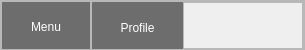
     <widget class="QFrame" name="frame">
      <property name="minimumSize">
       <size>
        <width>0</width>
        <height>50</height>
       </size>
      </property>
      <property name="maximumSize">
       <size>
        <width>16777215</width>
        <height>50</height>
       </size>
      </property>
      <property name="styleSheet">
       <string notr="true"/>
      </property>
      <property name="frameShape">
       <enum>QFrame::StyledPanel</enum>
      </property>
      <property name="frameShadow">
       <enum>QFrame::Raised</enum>
      </property>
      <layout class="QHBoxLayout" name="horizontalLayout_3">
       <property name="spacing">
        <number>0</number>
       </property>
       <property name="leftMargin">
        <number>0</number>
       </property>
       <property name="topMargin">
        <number>0</number>
       </property>
       <property name="rightMargin">
        <number>0</number>
       </property>
       <property name="bottomMargin">
        <number>0</number>
       </property>
       <item>
        <widget class="QFrame" name="frame_4">
         <property name="maximumSize">
          <size>
           <width>600</width>
           <height>16777215</height>
          </size>
         </property>
         <property name="frameShape">
          <enum>QFrame::StyledPanel</enum>
         </property>
         <property name="frameShadow">
          <enum>QFrame::Raised</enum>
         </property>
         <layout class="QHBoxLayout" name="horizontalLayout_14">
          <property name="spacing">
           <number>0</number>
          </property>
          <property name="leftMargin">
           <number>0</number>
          </property>
          <property name="topMargin">
           <number>0</number>
          </property>
          <property name="rightMargin">
           <number>0</number>
          </property>
          <property name="bottomMargin">
           <number>0</number>
          </property>
          <item>
           <widget class="QPushButton" name="Btn_Menu">
            <property name="minimumSize">
             <size>
              <width>88</width>
              <height>50</height>
             </size>
            </property>
            <property name="styleSheet">
             <string notr="true">QPushButton {
	border: 0px solid;
	background-color: rgb(109, 109, 109);
	
	color: rgb(255, 255, 255);
}
QPushButton:hover {
	background-color: rgb(136, 136, 136);

}
QPushButton:pressed {	
	background-color: rgb(85, 170, 255);
}</string>
            </property>
            <property name="text">
             <string>Menu</string>
            </property>
            <property name="icon">
             <iconset>
              <normaloff>C:/Users/Scitecever/.designer/backup/icons/20x20/cil-menu.png</normaloff>C:/Users/Scitecever/.designer/backup/icons/20x20/cil-menu.png</iconset>
            </property>
            <property name="iconSize">
             <size>
              <width>20</width>
              <height>20</height>
             </size>
            </property>
           </widget>
          </item>
          <item>
           <widget class="QStackedWidget" name="stackedWidget_MenuBar_1">
            <widget class="QWidget" name="page">
             <widget class="QPushButton" name="Btn_HomePage">
              <property name="geometry">
               <rect>
                <x>20</x>
                <y>10</y>
                <width>75</width>
                <height>23</height>
               </rect>
              </property>
              <property name="styleSheet">
               <string notr="true">QPushButton {
	border: 0px solid;
	background-color: rgb(109, 109, 109);
	border-radius: 3px;
	color: rgb(255, 255, 255);
}
QPushButton:hover {
	background-color: rgb(136, 136, 136);

}
QPushButton:pressed {	
	background-color: rgb(85, 170, 255);
}</string>
              </property>
              <property name="text">
               <string>Home Page</string>
              </property>
             </widget>
             <widget class="QPushButton" name="Btn_XMLPage">
              <property name="geometry">
               <rect>
                <x>120</x>
                <y>10</y>
                <width>75</width>
                <height>23</height>
               </rect>
              </property>
              <property name="styleSheet">
               <string notr="true">QPushButton {
	border: 0px solid;
	background-color: rgb(109, 109, 109);
	border-radius: 3px;
	color: rgb(255, 255, 255);
}
QPushButton:hover {
	background-color: rgb(136, 136, 136);

}
QPushButton:pressed {	
	background-color: rgb(85, 170, 255);
}</string>
              </property>
              <property name="text">
               <string>XML Page</string>
              </property>
             </widget>
             <widget class="QPushButton" name="Btn_SettingPage">
              <property name="geometry">
               <rect>
                <x>220</x>
                <y>10</y>
                <width>75</width>
                <height>23</height>
               </rect>
              </property>
              <property name="styleSheet">
               <string notr="true">QPushButton {
	border: 0px solid;
	background-color: rgb(109, 109, 109);
	border-radius: 3px;
	color: rgb(255, 255, 255);
}
QPushButton:hover {
	background-color: rgb(136, 136, 136);

}
QPushButton:pressed {	
	background-color: rgb(85, 170, 255);
}</string>
              </property>
              <property name="text">
               <string>Setting Page</string>
              </property>
             </widget>
             <widget class="QPushButton" name="Btn_LogPage_inf">
              <property name="geometry">
               <rect>
                <x>320</x>
                <y>10</y>
                <width>75</width>
                <height>23</height>
               </rect>
              </property>
              <property name="styleSheet">
               <string notr="true">QPushButton {
	border: 0px solid;
	background-color: rgb(109, 109, 109);
	border-radius: 3px;
	color: rgb(255, 255, 255);
}
QPushButton:hover {
	background-color: rgb(136, 136, 136);

}
QPushButton:pressed {	
	background-color: rgb(85, 170, 255);
}</string>
              </property>
              <property name="text">
               <string>Log Page</string>
              </property>
             </widget>
             <widget class="QPushButton" name="Btn_LogPage_inf_2">
              <property name="geometry">
               <rect>
                <x>420</x>
                <y>10</y>
                <width>75</width>
                <height>23</height>
               </rect>
              </property>
              <property name="styleSheet">
               <string notr="true">QPushButton {
	border: 0px solid;
	background-color: rgb(109, 109, 109);
	border-radius: 3px;
	color: rgb(255, 255, 255);
}
QPushButton:hover {
	background-color: rgb(136, 136, 136);

}
QPushButton:pressed {	
	background-color: rgb(85, 170, 255);
}</string>
              </property>
              <property name="text">
               <string>Find Button</string>
              </property>
             </widget>
            </widget>
            <widget class="QWidget" name="page_2"/>
           </widget>
          </item>
         </layout>
        </widget>
       </item>
       <item alignment="Qt::AlignRight">
        <widget class="QFrame" name="frame_6">
         <property name="frameShape">
          <enum>QFrame::StyledPanel</enum>
         </property>
         <property name="frameShadow">
          <enum>QFrame::Raised</enum>
         </property>
         <layout class="QHBoxLayout" name="horizontalLayout_4">
          <property name="spacing">
           <number>0</number>
          </property>
          <property name="leftMargin">
           <number>0</number>
          </property>
          <property name="topMargin">
           <number>0</number>
          </property>
          <property name="rightMargin">
           <number>0</number>
          </property>
          <property name="bottomMargin">
           <number>0</number>
          </property>
          <item>
           <widget class="QPushButton" name="Btn_Profile">
            <property name="minimumSize">
             <size>
              <width>91</width>
              <height>51</height>
             </size>
            </property>
            <property name="maximumSize">
             <size>
              <width>91</width>
              <height>51</height>
             </size>
            </property>
            <property name="styleSheet">
             <string notr="true">QPushButton {
	border: 0px solid;
	background-color: rgb(109, 109, 109);
	
	color: rgb(255, 255, 255);
}
QPushButton:hover {
	background-color: rgb(136, 136, 136);
}
QPushButton:pressed {	
	background-color: rgb(85, 170, 255);
}</string>
            </property>
            <property name="text">
             <string>Profile</string>
            </property>
            <property name="icon">
             <iconset>
              <normaloff>C:/Users/Scitecever/.designer/backup/icons/24x24/cil-user.png</normaloff>C:/Users/Scitecever/.designer/backup/icons/24x24/cil-user.png</iconset>
            </property>
            <property name="iconSize">
             <size>
              <width>20</width>
              <height>20</height>
             </size>
            </property>
           </widget>
          </item>
          <item>
           <widget class="QFrame" name="frame_7">
            <property name="minimumSize">
             <size>
              <width>120</width>
              <height>51</height>
             </size>
            </property>
            <property name="maximumSize">
             <size>
              <width>120</width>
              <height>51</height>
             </size>
            </property>
            <property name="frameShape">
             <enum>QFrame::StyledPanel</enum>
            </property>
            <property name="frameShadow">
             <enum>QFrame::Raised</enum>
            </property>
            <widget class="QPushButton" name="Btn_CloseWindow">
             <property name="geometry">
              <rect>
               <x>90</x>
               <y>10</y>
               <width>20</width>
               <height>20</height>
              </rect>
             </property>
             <property name="minimumSize">
              <size>
               <width>20</width>
               <height>20</height>
              </size>
             </property>
             <property name="maximumSize">
              <size>
               <width>20</width>
               <height>20</height>
              </size>
             </property>
             <property name="styleSheet">
              <string notr="true">QPushButton {
	border: 0px solid;
	color: rgb(255, 255, 255);
}
QPushButton:hover {
	
	background-color: rgb(255, 0, 4);

}</string>
             </property>
             <property name="text">
              <string/>
             </property>
             <property name="icon">
              <iconset>
               <normaloff>C:/Users/Scitecever/.designer/backup/icons/20x20/cil-x.png</normaloff>C:/Users/Scitecever/.designer/backup/icons/20x20/cil-x.png</iconset>
             </property>
             <property name="iconSize">
              <size>
               <width>18</width>
               <height>18</height>
              </size>
             </property>
            </widget>
            <widget class="QPushButton" name="Btn_DownWindow">
             <property name="geometry">
              <rect>
               <x>30</x>
               <y>10</y>
               <width>20</width>
               <height>20</height>
              </rect>
             </property>
             <property name="minimumSize">
              <size>
               <width>20</width>
               <height>20</height>
              </size>
             </property>
             <property name="maximumSize">
              <size>
               <width>20</width>
               <height>20</height>
              </size>
             </property>
             <property name="styleSheet">
              <string notr="true">QPushButton {
	border: 0px solid;
	color: rgb(255, 255, 255);
}
QPushButton:hover {
	
	background-color: rgb(0, 170, 255);

}</string>
             </property>
             <property name="text">
              <string/>
             </property>
             <property name="icon">
              <iconset>
               <normaloff>C:/Users/Scitecever/.designer/backup/icons/20x20/cil-window-minimize.png</normaloff>C:/Users/Scitecever/.designer/backup/icons/20x20/cil-window-minimize.png</iconset>
             </property>
             <property name="iconSize">
              <size>
               <width>18</width>
               <height>18</height>
              </size>
             </property>
            </widget>
            <widget class="QPushButton" name="Btn_DownWindow_2">
             <property name="geometry">
              <rect>
               <x>60</x>
               <y>10</y>
               <width>20</width>
               <height>20</height>
              </rect>
             </property>
             <property name="minimumSize">
              <size>
               <width>20</width>
               <height>20</height>
              </size>
             </property>
             <property name="maximumSize">
              <size>
               <width>20</width>
               <height>20</height>
              </size>
             </property>
             <property name="styleSheet">
              <string notr="true">QPushButton {
	border: 0px solid;
	color: rgb(255, 255, 255);
}
QPushButton:hover {
	
	background-color: rgb(0, 170, 255);

}</string>
             </property>
             <property name="text">
              <string/>
             </property>
             <property name="icon">
              <iconset>
               <normaloff>C:/Users/Scitecever/.designer/backup/icons/24x24/cil-window-restore.png</normaloff>C:/Users/Scitecever/.designer/backup/icons/24x24/cil-window-restore.png</iconset>
             </property>
             <property name="iconSize">
              <size>
               <width>18</width>
               <height>18</height>
              </size>
             </property>
            </widget>
           </widget>
          </item>
         </layout>
        </widget>
       </item>
      </layout>
     </widget>
